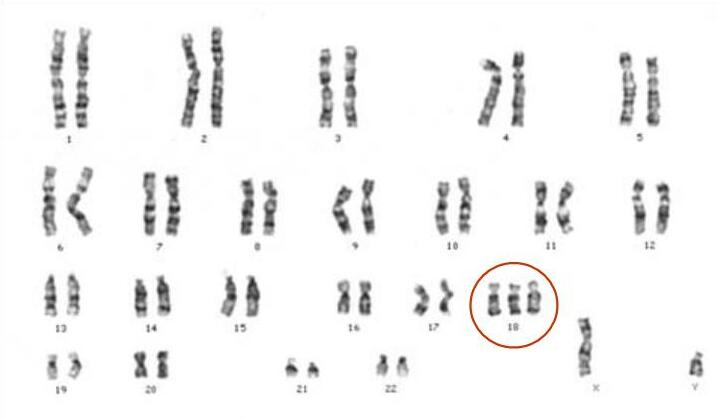
#> input picture outils/sources/karyogrammes/t18.jpg, 717 x 419 px
$ python analyser.py sources/karyogrammes/t18.jpg sources/karyogrammes/t21_de.jpg 5 5
#> lines starting #> are read from the running program, lines starting #| are printed output that depends on the picture; after the words box and inside, x2 and y2 are one past the last pixel; in counts of white or black regions, pixels touching at a corner belong together
"""Étape 1 : repère les objets sombres d'un caryogramme et produit une image annotée.

Usage : python analyser.py <image> <sortie.png> [seuil] [dilatation]
Chaque objet reçoit un numéro ; on s'en sert ensuite dans decouper.py
pour dire quel chromosome correspond à quel objet.
"""
import sys
import numpy as np
from PIL import Image, ImageDraw
from scipy import ndimage as ndi


def objets(chemin, seuil=200, dilatation=3, aire_min=40):
#> called with chemin = 'sources/karyogrammes/t18.jpg', seuil = 5, dilatation = 5, aire_min = 40
    img = Image.open(chemin).convert("RGB")
#> img is the input picture: PIL image 717x419 RGB; mean R, G, B 243.6, 243.4, 243.3
    rgb = np.asarray(img).astype(int)
    gris = rgb.mean(axis=2)
    # pixels colorés (annotations, filigranes) : on les ignore
    satur = rgb.max(axis=2) - rgb.min(axis=2)
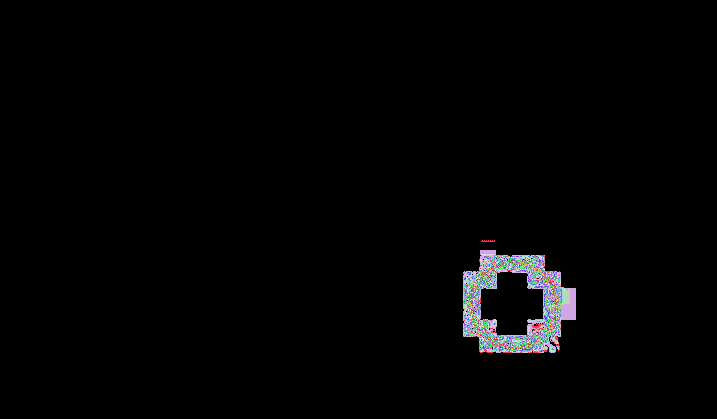
#> satur: shape (419, 717) int64; 113 distinct labels, from 0 to 112; one colour per label, 0 black
    masque = (gris < seuil) & (satur < 60)
#> masque: shape (419, 717) bool; every value is 0
    masque = ndi.binary_opening(masque, iterations=1)
    lie = ndi.binary_dilation(masque, iterations=dilatation) if dilatation else masque
    lab, n = ndi.label(lie)
#> lab: shape (419, 717) int32; every value is 0
#> n = 0
    lab = lab * masque
    res = []
    for i, sl in enumerate(ndi.find_objects(lab), start=1):
        if sl is None:
            continue
        aire = int((lab[sl] == i).sum())
        if aire < aire_min:
            continue
        y0, y1, x0, x1 = sl[0].start, sl[0].stop, sl[1].start, sl[1].stop
        res.append(dict(id=i, x0=x0, y0=y0, x1=x1, y1=y1, aire=aire,
                        cx=(x0 + x1) / 2, cy=(y0 + y1) / 2))
#> this loop made 0 passes
#> after the loop, res = []
    return img, lab, res


def main():
    chemin, sortie = sys.argv[1], sys.argv[2]
    seuil = int(sys.argv[3]) if len(sys.argv) > 3 else 200
    dil = int(sys.argv[4]) if len(sys.argv) > 4 else 3
    img, lab, res = objets(chemin, seuil, dil)
#> res = []
    d = ImageDraw.Draw(img)
    for k, o in enumerate(sorted(res, key=lambda o: (o["cy"], o["cx"]))):
        d.rectangle([o["x0"], o["y0"], o["x1"], o["y1"]], outline="red")
        d.text((o["x0"], o["y0"] - 10), str(o["id"]), fill="blue")
        print(o["id"], o["x0"], o["y0"], o["x1"] - o["x0"], o["y1"] - o["y0"], o["aire"])
    img.save(sortie)
    print(len(res), "objets")
#| 0 objets


if __name__ == "__main__":
    main()

$ run again, on outils/sources/karyogrammes/xxxx.jpg
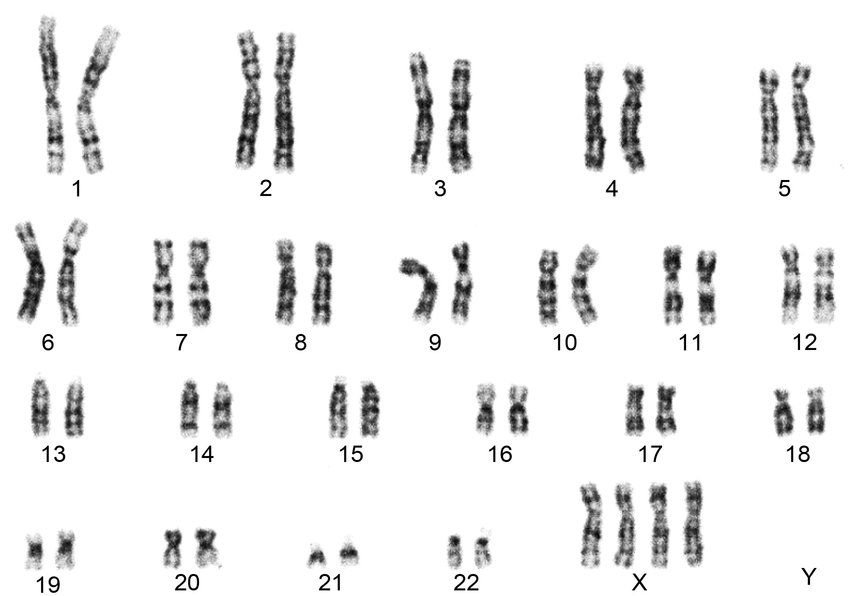
#> input picture outils/sources/karyogrammes/xxxx.jpg, 850 x 596 px
#> satur: shape (596, 850) int64; every value is 0
#> in objets, `masque = (gris < seuil) & (satur < 60)`:
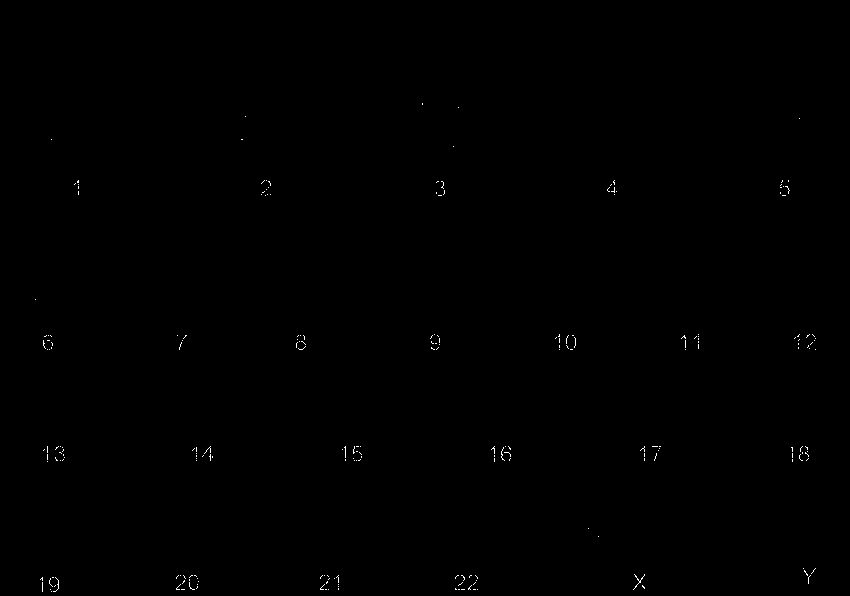
#> masque: shape (596, 850) bool; 0.16% white in thin lines or dots, all inside (x1, y1, x2, y2) = (35, 103, 816, 592)
#> lab: shape (596, 850) int32; every value is 0
#> n = 0
#> after the loop in objets, `for i, sl in enumerate(ndi.find_objects(lab), start=1):`: res = []
#| 0 objets
